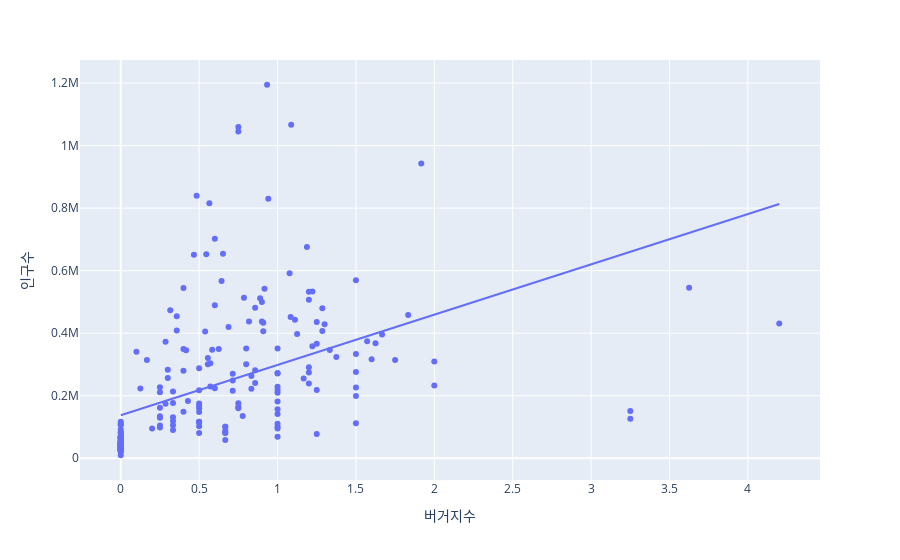

Write notebook code for a chart like this one.
### Markdown cell above
> `nstore_stat_df` 파일 전처리 완료

### Code cell
import plotly
import cufflinks as cf
import plotly.express as px

# 오프라인 모드에서도 인터렉티브한 그래픽을 가능하도록 함
from plotly.offline import download_plotlyjs,init_notebook_mode, plot, iplot
init_notebook_mode(connected=True)
cf.go_offline()


# px.scatter(nstore_stat_df, x='버거지수', y='인구', trendline='ols', hover_name='시도별')
px.scatter(final_df, x="버거지수",y="인구수", hover_name='주소', trendline='ols')

### Figure 1 — Plotly figure (JSON) as saved in the notebook; plotly's stock layout.template omitted (floating-point values rounded to 4 significant figures; data arrays with more than 128 entries replaced by an {"elided": "..."} marker saying what was removed)
{"data": [{"hovertemplate": "<b>%{hovertext}</b><br><br>버거지수=%{x}<br>인구수=%{y}<extra></extra>", "hovertext": {"elided": "224 str values"}, "legendgroup": "", "marker": {"color": "#636efa", "symbol": "circle"}, "mode": "markers", "name": "", "orientation": "v", "showlegend": false, "type": "scatter", "x": {"elided": "224 float values"}, "xaxis": "x", "y": {"elided": "224 int values"}, "yaxis": "y"}, {"hovertemplate": "<b>OLS trendline</b><br>인구수 = 160827 * 버거지수 + 137448<br>R<sup>2</sup>=0.227695<br><br>버거지수=%{x}<br>인구수=%{y} <b>(trend)</b><extra></extra>", "legendgroup": "", "marker": {"color": "#636efa", "symbol": "circle"}, "mode": "lines", "name": "", "showlegend": false, "type": "scatter", "x": {"elided": "224 float values"}, "xaxis": "x", "y": {"elided": "224 float values"}, "yaxis": "y"}], "layout": {"legend": {"tracegroupgap": 0}, "margin": {"t": 60}, "xaxis": {"anchor": "y", "domain": [0, 1], "title": {"text": "버거지수"}}, "yaxis": {"anchor": "x", "domain": [0, 1], "title": {"text": "인구수"}}}}
